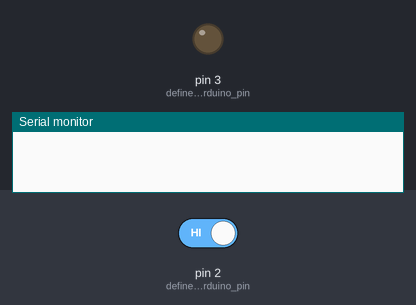
Simulated run of this sketch. Board: Arduino Uno, built with avr-gcc and run on an emulated ATmega328P. Parts: output pins drawn as LEDs (lit = HIGH), the last lines printed to the serial monitor. The inputs (shaded band) are chosen by the test bench; at power-on: pin 2 (define_arduino_pin) HIGH.

Above: at 1.2 s.
1.3 s: pin 2 (define_arduino_pin) driven LOW
At 1.9 s:
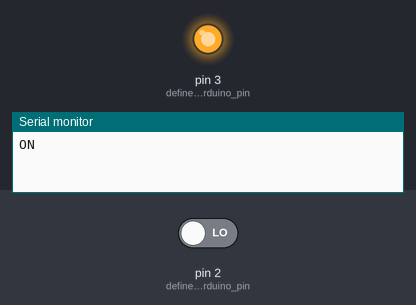
4.3 s: pin 2 (define_arduino_pin) driven HIGH
At 5.3 s:
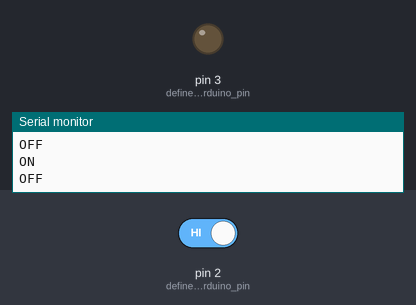
Timing chart, 0 to 7.3 s (numbered marks = the images above; inputs shaded):
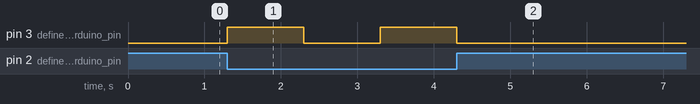

The sketch:

handsanitizer_otomatis.ino
```cpp
void setup() {
  pinMode(2, INPUT);//define arduino pin
  pinMode(3, OUTPUT);//define arduino pin
  Serial.begin(9600);//enable serial monitor
}
void loop() {
 int value = digitalRead(2);//get value and save it boolean veriable
  if (value == LOW)
  { //check condition ada tangan atau tidak
    Serial.println("ON");//print serial monitor ON
    digitalWrite(3,HIGH);//Motor Hidup
    delay (1000);
    Serial.println("OFF");//print serial monitor ON
    digitalWrite(3,LOW);//Motor Mati
    delay (1000);


  if(value == LOW && 3 == HIGH)
{
    Serial.println("Ganti Tangan");//print serial monitor ON
    digitalWrite(3, LOW);//Motor Mati

}
  else {
    digitalWrite(3,LOW);//led off

  }
  }
}
```

Measured:
- after the input at 1.3 s, pin 3 (define_arduino_pin): LOW → HIGH at once, → LOW 1.0 s later, → HIGH 1.0 s later
- after the input at 4.3 s, pin 3 (define_arduino_pin): goes on until 4.3 s, then stays LOW
